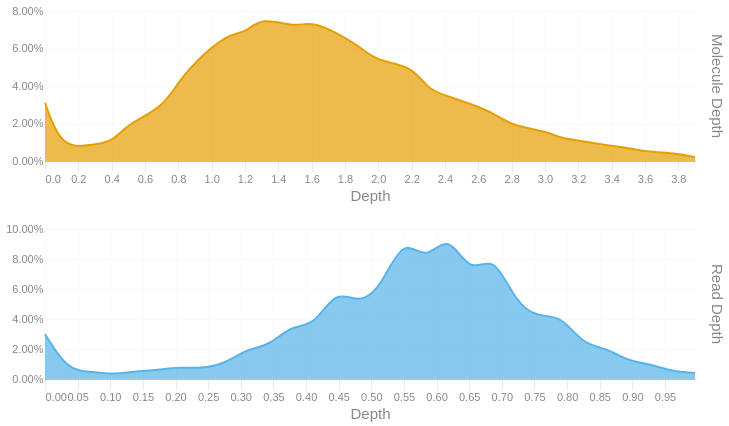

Here is the notebook cell this chart was saved with:
### Code cell
readdep = depth_hist(tb['Read Depth'], q99, 3)
readdep = readdep.with_columns(pl.lit('Read Depth').alias('Metric'))
if not SKIPLR:
    moldep = depth_hist(tb['Molecule Depth'], mol_q99, 1)
    moldep = moldep.with_columns(pl.lit('Molecule Depth').alias('Metric'))
    _hist = pl.concat([readdep, moldep])
    _hist = _hist.filter(pl.col('Proportion') != 0)
    with SafeRender(_hist):
        (
            alt.Chart(_hist)        
            .mark_area(interpolate = "basis")
            .encode(
                x=alt.X('Bin:Q').scale(domainMin=0).axis(alt.Axis(title='Depth')),
                y = alt.Y('Proportion:Q', title = None).axis(format = '.2%'),
                color = alt.Color('Metric:N').legend(None),
                row = alt.Row("Metric:N").header(title = None, labelOrient = 'right'),
                tooltip = [
                    alt.Tooltip("Metric:N", title = "Metric"),
                    alt.Tooltip('Interval:N', title = "Depth Interval"),
                    alt.Tooltip('Proportion:Q', title = "% Alignments").format('.2%')
                ]
            )
            .resolve_scale(x='independent', y='independent')
            .properties(
                height = 150, width = 650,
                usermeta={'embedOptions': {'downloadFileName': f'{samplename}.depth.hist'}}
            )
        ).display()
else:
    readdep = readdep.filter(pl.col('Proportion') != 0)
    with SafeRender(readdep):
        (
            alt.Chart(readdep)        
            .mark_area(interpolate = "basis")
            .encode(
                x=alt.X('Bin:Q').scale(domainMin=0).axis(alt.Axis(title='Depth')),
                y = alt.Y('Proportion:Q', title = None).axis(format = '.2%'),
                tooltip = [
                    alt.Tooltip('Interval:N', title = "Depth Interval"),
                    alt.Tooltip('Proportion:Q', title = "% Alignments").format('.2%')
                ]
            )
            .properties(
                usermeta={'embedOptions': {'downloadFileName': f'{samplename}.depth.hist'}}
            )
        ).display()

### Figure 1 — Vega-Lite specification as saved in the notebook (floating-point values rounded to 4 significant figures)
{"width": 650, "height": 150, "config": {"title": {"anchor": "start", "dy": -15, "fontSize": 18, "color": "#888888", "subtitleColor": "#888888", "subtitleFontSize": 14}, "arc": {"fill": "#0072B2"}, "axis": {"domainColor": "#888888", "domainWidth": 0.5, "gridWidth": 0.2, "grid": false, "titleFontWeight": 400, "titleFontSize": 15, "labelFontSize": 11, "labelColor": "#888888", "tickColor": "#888888", "tickWidth": 0.2, "titleColor": "#888888"}, "axisBand": {"grid": false}, "axisX": {"grid": true, "tickSize": 10, "domainCap": "round"}, "axisY": {"domain": false, "grid": true, "tickSize": 0, "domainCap": "round"}, "background": "transparent", "header": {"labelFontSize": 15, "labelColor": "#888888", "titleFontSize": 15, "titleFontWeight": 600, "titleColor": "#888888"}, "legend": {"labelFont": "sans-serif", "labelFontSize": 12, "labelColor": "#888888", "symbolSize": 100, "symbolType": "circle", "titleFontSize": 12, "titlePadding": 10, "titleColor": "#888888", "title": null}, "range": {"category": ["#E69F00", "#56B4E9", "#009E73", "#F0E442", "#0072B2", "#D55E00", "#CC79A7", "#000000"], "diverging": ["#cfe8f3", "#a2d4ec", "#73bfe2", "#46abdb", "#1696d2", "#12719e"]}, "area": {"fill": "#0072B2", "fillOpacity": 0.7, "line": true, "strokeOpacity": 0.7}, "line": {"color": "#0072B2", "stroke": "#0072B2", "strokeWidth": 2}, "trail": {"color": "#0072B2", "stroke": "#0072B2", "strokeWidth": 0, "size": 1}, "point": {"filled": true, "fillOpacity": 1.0, "size": 95}, "text": {"color": "#888888", "fontSize": 11, "align": "right", "fontWeight": 400, "size": 11}, "bar": {"fill": "#0072B2", "stroke": null}, "view": {"stroke": null, "continuousWidth": 660, "continuousHeight": 400}}, "data": {"name": "data-0013d94810438ca80d3d61be8d2e4072"}, "mark": {"type": "area", "interpolate": "basis"}, "encoding": {"color": {"field": "Metric", "legend": null, "type": "nominal"}, "row": {"field": "Metric", "header": {"title": null, "labelOrient": "right"}, "type": "nominal"}, "tooltip": [{"field": "Metric", "title": "Metric", "type": "nominal"}, {"field": "Interval", "title": "Depth Interval", "type": "nominal"}, {"field": "Proportion", "format": ".2%", "title": "% Alignments", "type": "quantitative"}], "x": {"axis": {"title": "Depth"}, "field": "Bin", "scale": {"domainMin": 0}, "type": "quantitative"}, "y": {"axis": {"format": ".2%"}, "field": "Proportion", "title": null, "type": "quantitative"}}, "resolve": {"scale": {"x": "independent", "y": "independent"}}, "usermeta": {"embedOptions": {"downloadFileName": "S1_Annapolis_10.depth.hist"}}, "$schema": "https://vega.github.io/schema/vega-lite/v6.1.0.json", "datasets": {"data-0013d94810438ca80d3d61be8d2e4072": [{"Bin": 0.0, "Interval": "0.0-0.034", "Proportion": 0.03, "Metric": "Read Depth"}, {"Bin": 0.034, "Interval": "0.034-0.069", "Proportion": 0.006, "Metric": "Read Depth"}, {"Bin": 0.069, "Interval": "0.069-0.103", "Proportion": 0.005, "Metric": "Read Depth"}, {"Bin": 0.103, "Interval": "0.103-0.137", "Proportion": 0.003, "Metric": "Read Depth"}, {"Bin": 0.137, "Interval": "0.137-0.172", "Proportion": 0.005, "Metric": "Read Depth"}, {"Bin": 0.172, "Interval": "0.172-0.206", "Proportion": 0.006, "Metric": "Read Depth"}, {"Bin": 0.206, "Interval": "0.206-0.24", "Proportion": 0.008, "Metric": "Read Depth"}, {"Bin": 0.24, "Interval": "0.24-0.275", "Proportion": 0.007, "Metric": "Read Depth"}, {"Bin": 0.275, "Interval": "0.275-0.309", "Proportion": 0.01, "Metric": "Read Depth"}, {"Bin": 0.309, "Interval": "0.309-0.343", "Proportion": 0.02, "Metric": "Read Depth"}, {"Bin": 0.343, "Interval": "0.343-0.378", "Proportion": 0.022, "Metric": "Read Depth"}, {"Bin": 0.378, "Interval": "0.378-0.412", "Proportion": 0.036, "Metric": "Read Depth"}, {"Bin": 0.412, "Interval": "0.412-0.446", "Proportion": 0.035, "Metric": "Read Depth"}, {"Bin": 0.446, "Interval": "0.446-0.481", "Proportion": 0.06, "Metric": "Read Depth"}, {"Bin": 0.481, "Interval": "0.481-0.515", "Proportion": 0.05, "Metric": "Read Depth"}, {"Bin": 0.515, "Interval": "0.515-0.549", "Proportion": 0.061, "Metric": "Read Depth"}, {"Bin": 0.549, "Interval": "0.549-0.584", "Proportion": 0.095, "Metric": "Read Depth"}, {"Bin": 0.584, "Interval": "0.584-0.618", "Proportion": 0.078, "Metric": "Read Depth"}, {"Bin": 0.618, "Interval": "0.618-0.652", "Proportion": 0.098, "Metric": "Read Depth"}, {"Bin": 0.652, "Interval": "0.652-0.687", "Proportion": 0.069, "Metric": "Read Depth"}, {"Bin": 0.687, "Interval": "0.687-0.721", "Proportion": 0.084, "Metric": "Read Depth"}, {"Bin": 0.721, "Interval": "0.721-0.755", "Proportion": 0.051, "Metric": "Read Depth"}, {"Bin": 0.755, "Interval": "0.755-0.79", "Proportion": 0.041, "Metric": "Read Depth"}, {"Bin": 0.79, "Interval": "0.79-0.824", "Proportion": 0.043, "Metric": "Read Depth"}, {"Bin": 0.824, "Interval": "0.824-0.858", "Proportion": 0.023, "Metric": "Read Depth"}, {"Bin": 0.858, "Interval": "0.858-0.893", "Proportion": 0.021, "Metric": "Read Depth"}, {"Bin": 0.893, "Interval": "0.893-0.927", "Proportion": 0.012, "Metric": "Read Depth"}, {"Bin": 0.927, "Interval": "0.927-0.961", "Proportion": 0.01, "Metric": "Read Depth"}, {"Bin": 0.961, "Interval": "0.961-0.996", "Proportion": 0.005, "Metric": "Read Depth"}, {"Bin": 0.996, "Interval": "0.996-1.03", "Proportion": 0.004, "Metric": "Read Depth"}, {"Bin": 0.0, "Interval": "0.0-0.1", "Proportion": 0.031, "Metric": "Molecule Depth"}, {"Bin": 0.1, "Interval": "0.1-0.3", "Proportion": 0.006, "Metric": "Molecule Depth"}, {"Bin": 0.3, "Interval": "0.3-0.4", "Proportion": 0.009, "Metric": "Molecule Depth"}, {"Bin": 0.4, "Interval": "0.4-0.5", "Proportion": 0.01, "Metric": "Molecule Depth"}, {"Bin": 0.5, "Interval": "0.5-0.7", "Proportion": 0.02, "Metric": "Molecule Depth"}, {"Bin": 0.7, "Interval": "0.7-0.8", "Proportion": 0.028, "Metric": "Molecule Depth"}, {"Bin": 0.8, "Interval": "0.8-0.9", "Proportion": 0.042, "Metric": "Molecule Depth"}, {"Bin": 0.9, "Interval": "0.9-1.1", "Proportion": 0.053, "Metric": "Molecule Depth"}, {"Bin": 1.1, "Interval": "1.1-1.2", "Proportion": 0.068, "Metric": "Molecule Depth"}, {"Bin": 1.2, "Interval": "1.2-1.3", "Proportion": 0.068, "Metric": "Molecule Depth"}, {"Bin": 1.3, "Interval": "1.3-1.5", "Proportion": 0.077, "Metric": "Molecule Depth"}, {"Bin": 1.5, "Interval": "1.5-1.6", "Proportion": 0.071, "Metric": "Molecule Depth"}, {"Bin": 1.6, "Interval": "1.6-1.8", "Proportion": 0.075, "Metric": "Molecule Depth"}, {"Bin": 1.8, "Interval": "1.8-1.9", "Proportion": 0.066, "Metric": "Molecule Depth"}, {"Bin": 1.9, "Interval": "1.9-2.0", "Proportion": 0.06, "Metric": "Molecule Depth"}, {"Bin": 2.0, "Interval": "2.0-2.2", "Proportion": 0.053, "Metric": "Molecule Depth"}, {"Bin": 2.2, "Interval": "2.2-2.3", "Proportion": 0.051, "Metric": "Molecule Depth"}, {"Bin": 2.3, "Interval": "2.3-2.4", "Proportion": 0.038, "Metric": "Molecule Depth"}, {"Bin": 2.4, "Interval": "2.4-2.6", "Proportion": 0.035, "Metric": "Molecule Depth"}, {"Bin": 2.6, "Interval": "2.6-2.7", "Proportion": 0.029, "Metric": "Molecule Depth"}, {"Bin": 2.7, "Interval": "2.7-2.8", "Proportion": 0.025, "Metric": "Molecule Depth"}, {"Bin": 2.8, "Interval": "2.8-3.0", "Proportion": 0.019, "Metric": "Molecule Depth"}, {"Bin": 3.0, "Interval": "3.0-3.1", "Proportion": 0.016, "Metric": "Molecule Depth"}, {"Bin": 3.1, "Interval": "3.1-3.2", "Proportion": 0.012, "Metric": "Molecule Depth"}, {"Bin": 3.2, "Interval": "3.2-3.4", "Proportion": 0.011, "Metric": "Molecule Depth"}, {"Bin": 3.4, "Interval": "3.4-3.5", "Proportion": 0.008, "Metric": "Molecule Depth"}, {"Bin": 3.5, "Interval": "3.5-3.6", "Proportion": 0.007, "Metric": "Molecule Depth"}, {"Bin": 3.6, "Interval": "3.6-3.8", "Proportion": 0.005, "Metric": "Molecule Depth"}, {"Bin": 3.8, "Interval": "3.8-3.9", "Proportion": 0.004, "Metric": "Molecule Depth"}, {"Bin": 3.9, "Interval": "3.9-4.05", "Proportion": 0.002, "Metric": "Molecule Depth"}]}}
